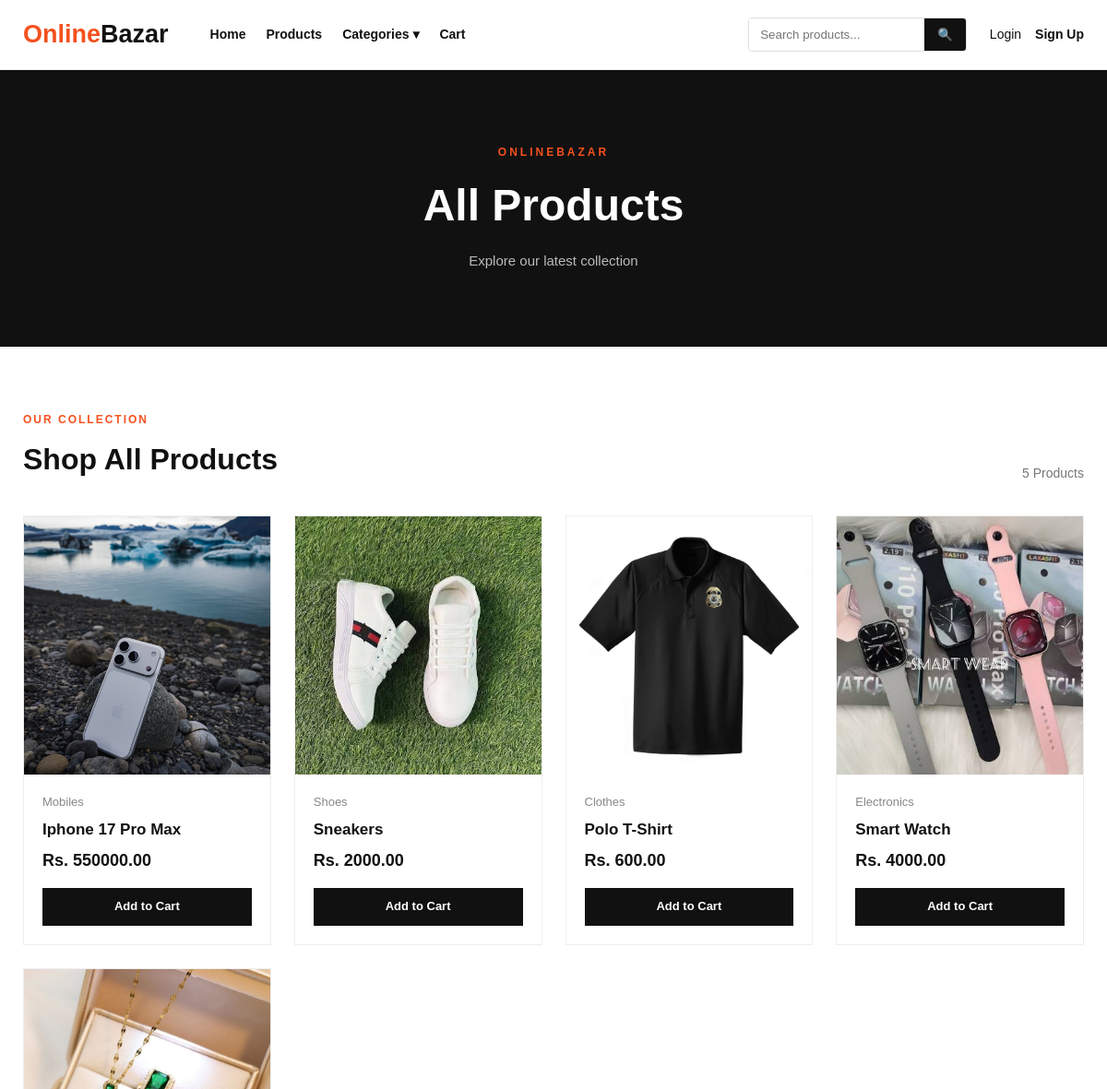
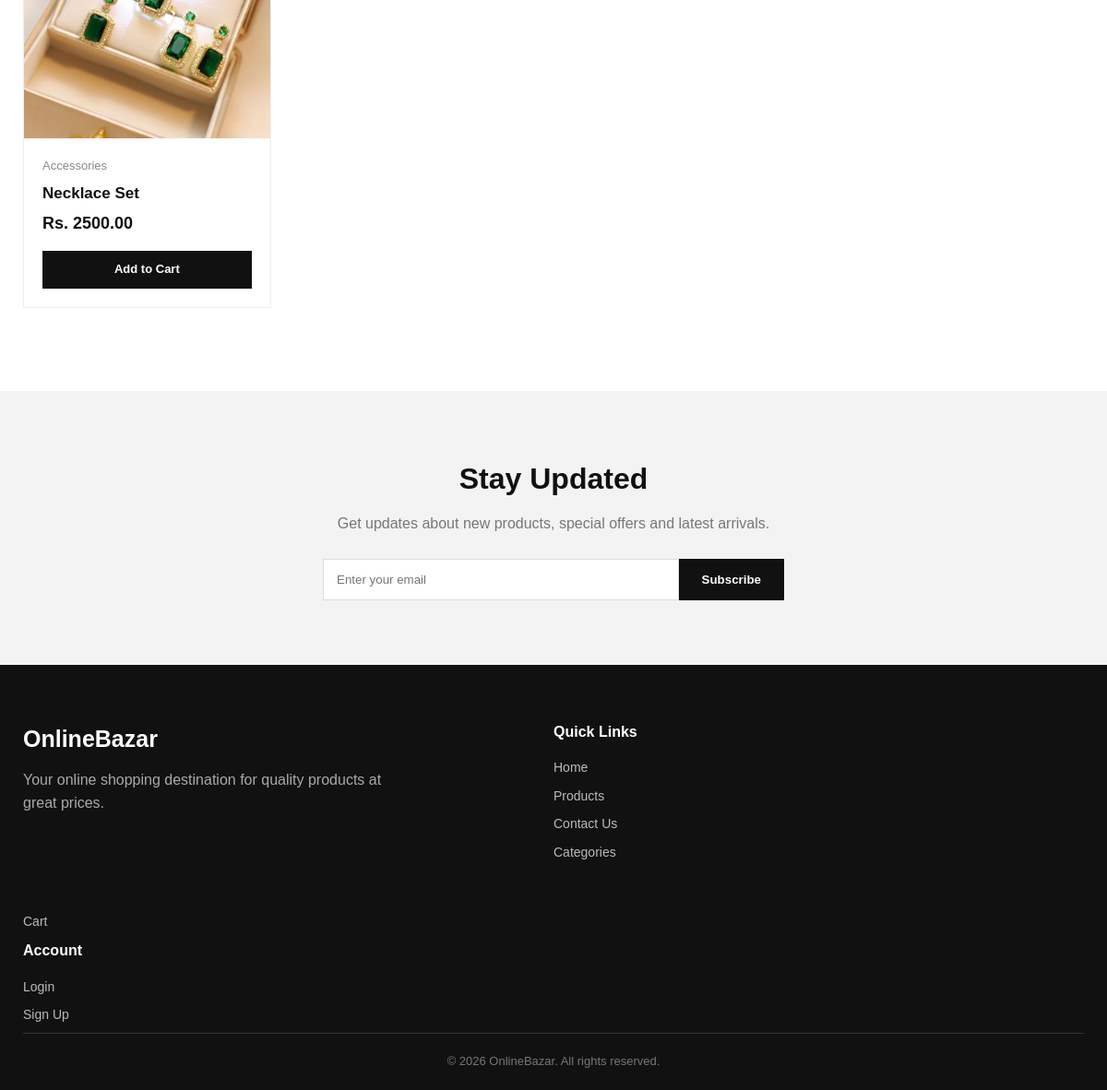
Screenshot of /products/ with the database file from the repository (2 pictures, top to bottom).
### home/models.py (models this page shows, shortened)
class Product(models.Model):
    name = models.CharField(max_length=200)
    category = models.ForeignKey(
        Category,
        on_delete=models.SET_NULL,
        null=True,
        blank=True,
        related_name='products'
    )
    price = models.DecimalField(
        max_digits=20,
        decimal_places=2
    )
    description = models.TextField()
    image = models.ImageField(
        upload_to='products/',
        blank=True,
        null=True
    )
    image_2 = models.ImageField(
        upload_to='products/',
        blank=True,
        null=True
    )
    image_3 = models.ImageField(
        upload_to='products/',
        blank=True,
        null=True
    )

class Category(models.Model):
    name = models.CharField(max_length=100, unique=True)
    image = models.ImageField(
        upload_to='categories/',
        blank=True,
        null=True
    )

### home/views.py (the view)
def products(request):
    products = Product.objects.all()
    return render(
        request,
        'home/products.html',
        {
            'products': products
        }
    )

### home/context_processors.py (called while the page is built)
def categories_menu(request):
    categories = Category.objects.all()
    return {
        'categories': categories
    }

### home/templates/home/products.html (shortened to what this page needs)
{% extends 'home/base.html' %}
{% block content %}
<section class="page-header">
    <div class="page-header-content">
        <p>ONLINEBAZAR</p>
        <h1>All Products</h1>
        <span>
            Explore our latest collection
        </span>
    </div>
</section>
<section class="section products-page">
    <div class="products-top">
        <div>
            <p class="section-small">
                OUR COLLECTION
            </p>
            <h2>
                Shop All Products
            </h2>
        </div>
        <span class="product-count">
            {{ products|length }} Products
        </span>
    </div>
    <div class="products-grid">
        {% for product in products %}
        <div class="product-card">
            <a href="{% url 'product_detail' product.id %}">
                {% if product.image %}
                <div class="product-image">
                    <img
                        src="{{ product.image.url }}"
                        alt="{{ product.name }}">
                </div>
                {% else %}
                <div class="product-image no-image">
                    No Image
                </div>
                {% endif %}
            </a>
            <div class="product-info">
                {% if product.category %}
                <p class="category">
                    {{ product.category.name }}
                </p>
                {% endif %}
                <h3>
                    <a href="{% url 'product_detail' product.id %}">
                        {{ product.name }}
                    </a>
                </h3>
                <div class="price">
                    Rs. {{ product.price }}
                </div>
                <a
                    href="{% url 'add_to_cart' product.id %}"
                    class="add-btn">
                    Add to Cart
                </a>
            </div>
        </div>
        {% endfor %}
    </div>
</section>
{% endblock %}

### home/templates/home/base.html (shortened to what this page needs)
{% load static %}
<!DOCTYPE html>
<html lang="en">
<head>
    <link rel="stylesheet"
          href="{% static 'home/style.css' %}">
</head>
<body>
<header class="navbar">
    <div class="nav-container">
        <a href="{% url 'home' %}"
           class="logo">
            <span>Online</span>Bazar
        </a>
        <nav class="nav-links">
            <a href="{% url 'home' %}">
                Home
            </a>
            <a href="{% url 'products' %}">
                Products
            </a>
            <div class="category-dropdown">
    <a href="#" class="category-button">
        Categories ▾
    </a>
</div>
            <a href="{% url 'cart' %}">
                Cart
            </a>
        </nav>
        <form
            action="{% url 'search' %}"
            method="GET"
            class="search-box">
            <input
                type="text"
                name="q"
                placeholder="Search products..."
                required>
            <button type="submit">
                🔍
            </button>
        </form>
        <div class="account-area">
            {% if user.is_authenticated %}
                <a href="{% url 'my_orders' %}">
                    My Orders
                </a>
                <a href="{% url 'logout' %}">
                    Logout
                </a>
            {% else %}
                <a href="{% url 'login' %}">
                    Login
                </a>
                <a href="{% url 'signup' %}"
                   class="signup-link">
                    Sign Up
                </a>
            {% endif %}
        </div>
    </div>
</header>
<main>
    {% block content %}
    {% endblock %}
</main>
<section class="newsletter">
    <div class="newsletter-content">
        <h2>
            Stay Updated
        </h2>
        <p>
            Get updates about new products,
            special offers and latest arrivals.
        </p>
        <form>
            <input
                type="email"
                placeholder="Enter your email">
            <button>
                Subscribe
            </button>
        </form>
    </div>
</section>
<footer class="footer">
    <div class="footer-container">
        <div>
            <h3>
                OnlineBazar
            </h3>
            <p>
                Your online shopping destination
                for quality products at great prices.
            </p>
        </div>
        <div>
            <h4>
                Quick Links
            </h4>
            <a href="{% url 'home' %}">
                Home
            </a>
            <a href="{% url 'products' %}">
                Products
            </a>
            <a href="{% url 'contact' %}">
                Contact Us
            </a>
           <a href="{% url 'categories' %}">
    Categories
</a>
    </div>
</div>
            <a href="{% url 'cart' %}">
                Cart
            </a>
        <div>
            <h4>
                Account
            </h4>
            {% if user.is_authenticated %}
                <a href="{% url 'my_orders' %}">
                    My Orders
                </a>
                <a href="{% url 'logout' %}">
                    Logout
                </a>
            {% else %}
                <a href="{% url 'login' %}">
                    Login
                </a>
                <a href="{% url 'signup' %}">
                    Sign Up
                </a>
            {% endif %}
        </div>
    <div class="copyright">
        © 2026 OnlineBazar.
        All rights reserved.
    </div>
</footer>
</body>
</html>

### home/static/home/style.css (style rules this page uses)
* { margin: 0; padding: 0; box-sizing: border-box; }
body { font-family: Arial, Helvetica, sans-serif; background: #ffffff; color: #111111; line-height: 1.6; }
a { text-decoration: none; color: inherit; }
.navbar { background: #ffffff; border-bottom: 1px solid #eeeeee; position: sticky; top: 0; z-index: 1000; }
.nav-container { max-width: 1250px; margin: auto; min-height: 75px; display: flex; align-items: center; gap: 25px; padding: 0 25px; }
.logo { font-size: 27px; font-weight: 800; white-space: nowrap; }
.logo span { color: #f4511e; }
.nav-links { display: flex; gap: 22px; margin-left: 20px; }
.nav-links a { font-size: 14px; font-weight: 600; }
.search-box { margin-left: auto; display: flex; border: 1px solid #dddddd; border-radius: 4px; overflow: hidden; }
.search-box input { border: none; outline: none; padding: 10px 12px; width: 190px; }
.search-box button { border: none; background: #111111; color: white; padding: 0 14px; cursor: pointer; }
.account-area { display: flex; gap: 15px; font-size: 14px; }
.signup-link { font-weight: 700; }
.section { max-width: 1250px; margin: auto; padding: 90px 25px; }
.section-small { color: #f4511e; font-size: 12px; font-weight: 800; letter-spacing: 2px; margin-bottom: 8px; }
.products-grid { display: grid; grid-template-columns: repeat(4, 1fr); gap: 25px; }
.product-card { background: white; border: 1px solid #eeeeee; transition: 0.3s; overflow: hidden; }
.product-image { width: 100%; height: 280px; background: #f5f5f5; overflow: hidden; display: flex; align-items: center; justify-content: center; }
.product-image img { width: 100%; height: 100%; object-fit: cover; transition: 0.4s; }
.product-info { padding: 20px; }
.product-info h3 { font-size: 17px; line-height: 1.35; margin-bottom: 7px; }
.category { font-size: 13px; color: #888888; margin-bottom: 8px; }
.price { font-size: 18px; font-weight: 800; margin-bottom: 15px; }
.add-btn { display: block; text-align: center; background: #111111; color: white; padding: 10px; font-size: 13px; font-weight: 700; }
.newsletter { background: #f3f3f3; padding: 70px 25px; text-align: center; }
.newsletter-content { max-width: 650px; margin: auto; }
.newsletter h2 { font-size: 32px; margin-bottom: 10px; }
.newsletter p { color: #777777; margin-bottom: 25px; }
.newsletter form { display: flex; max-width: 500px; margin: auto; }
.newsletter input { flex: 1; padding: 14px; border: 1px solid #dddddd; outline: none; }
.newsletter button { border: none; background: #111111; color: white; padding: 0 25px; font-weight: 700; cursor: pointer; }
.footer { background: #111111; color: white; padding: 60px 25px 20px; }
.footer-container { max-width: 1200px; margin: auto; display: grid; grid-template-columns: 2fr 1fr 1fr; gap: 50px; padding-bottom: 45px; }
.footer h3 { font-size: 25px; margin-bottom: 12px; }
.footer h4 { margin-bottom: 15px; }
.footer p { color: #aaaaaa; max-width: 400px; }
.footer a { display: block; color: #bbbbbb; margin-bottom: 8px; font-size: 14px; }
.copyright { border-top: 1px solid #333333; padding-top: 20px; text-align: center; color: #777777; font-size: 13px; }
.page-header { background: #111111; color: white; min-height: 300px; display: flex; align-items: center; justify-content: center; text-align: center; }
.page-header-content p { color: #f4511e; font-size: 12px; font-weight: 800; letter-spacing: 3px; margin-bottom: 10px; }
.page-header h1 { font-size: 48px; margin-bottom: 8px; }
.page-header span { color: #bbbbbb; font-size: 15px; }
.products-page { padding-top: 70px; }
.products-top { display: flex; align-items: end; justify-content: space-between; margin-bottom: 35px; }
.products-top h2 { font-size: 32px; }
.product-count { color: #777777; font-size: 14px; }

### home/templates/home/base.html (style rules this page uses)
.category-dropdown { position: relative; display: inline-block; }
.category-dropdown .category-button { display: block; text-decoration: none; cursor: pointer; }

### rows the page displays
Product: image (picture), category.name "Mobiles", name "Iphone 17 Pro Max", price "550000.00"
Product: image (picture), category.name "Shoes", name "Sneakers", price "2000.00"
Product: image (picture), category.name "Clothes", name "Polo T-Shirt", price "600.00"
Product: image (picture), category.name "Electronics", name "Smart Watch", price "4000.00"
Product: image (picture), category.name "Accessories", name "Necklace Set", price "2500.00"

### other values shown
{{ products|length }} "5"
